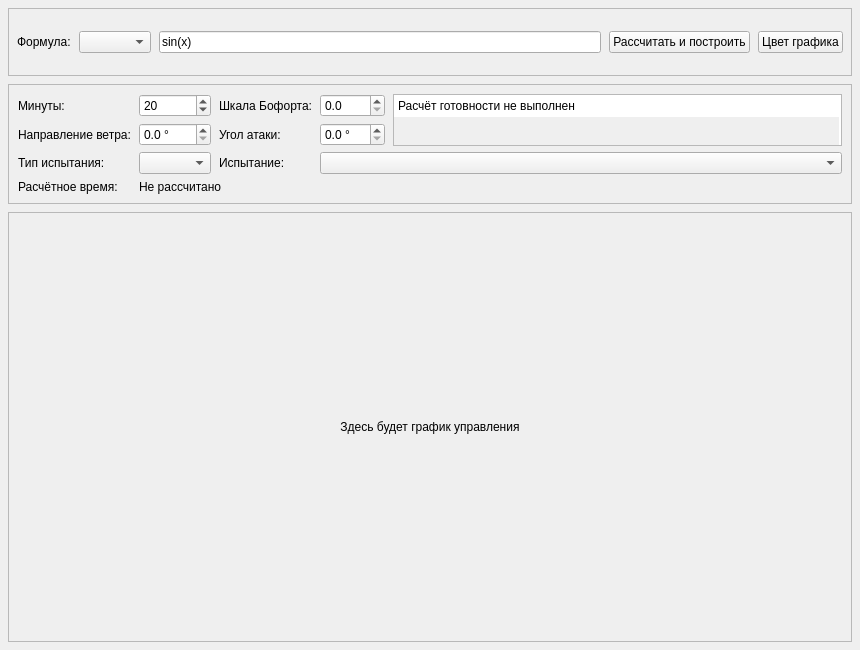
<?xml version="1.0" encoding="UTF-8"?>
<ui version="4.0">
 <class>ControlChartsTabWidget</class>
 <widget class="QWidget" name="ControlChartsTabWidget">
  <property name="geometry">
   <rect>
    <x>0</x>
    <y>0</y>
    <width>860</width>
    <height>650</height>
   </rect>
  </property>
  <layout class="QVBoxLayout" name="verticalLayoutRoot">
   <property name="spacing">
    <number>8</number>
   </property>
   <property name="leftMargin">
    <number>8</number>
   </property>
   <property name="topMargin">
    <number>8</number>
   </property>
   <property name="rightMargin">
    <number>8</number>
   </property>
   <property name="bottomMargin">
    <number>8</number>
   </property>
   <item>
    <widget class="QFrame" name="frameFormulaPanel">
     <property name="frameShape">
      <enum>QFrame::StyledPanel</enum>
     </property>
     <layout class="QHBoxLayout" name="horizontalLayoutFormulaPanel">
      <property name="spacing">
       <number>8</number>
      </property>
      <property name="leftMargin">
       <number>8</number>
      </property>
      <property name="topMargin">
       <number>6</number>
      </property>
      <property name="rightMargin">
       <number>8</number>
      </property>
      <property name="bottomMargin">
       <number>6</number>
      </property>
      <item>
       <widget class="QLabel" name="labelFormulaCaption">
        <property name="text">
         <string>Формула:</string>
        </property>
       </widget>
      </item>
      <item>
       <widget class="QComboBox" name="comboBoxFormulaTemplate"/>
      </item>
      <item>
       <widget class="QLineEdit" name="lineEditFormula">
        <property name="text">
         <string>sin(x)</string>
        </property>
        <property name="placeholderText">
         <string>Введите формулу управляющего воздействия</string>
        </property>
       </widget>
      </item>
      <item>
       <widget class="QPushButton" name="buttonCalculatePlot">
        <property name="text">
         <string>Рассчитать и построить</string>
        </property>
       </widget>
      </item>
      <item>
       <widget class="QPushButton" name="buttonPickLineColor">
        <property name="text">
         <string>Цвет графика</string>
        </property>
       </widget>
      </item>
     </layout>
    </widget>
   </item>
   <item>
    <widget class="QFrame" name="frameControlSettings">
     <property name="frameShape">
      <enum>QFrame::StyledPanel</enum>
     </property>
     <layout class="QGridLayout" name="gridLayoutControlSettings">
      <property name="horizontalSpacing">
       <number>8</number>
      </property>
      <property name="verticalSpacing">
       <number>6</number>
      </property>
      <item row="0" column="0">
       <widget class="QLabel" name="labelMinutesCaption">
        <property name="text">
         <string>Минуты:</string>
        </property>
       </widget>
      </item>
      <item row="0" column="1">
       <widget class="QSpinBox" name="spinBoxMinutes">
        <property name="minimum">
         <number>1</number>
        </property>
        <property name="maximum">
         <number>1000</number>
        </property>
        <property name="value">
         <number>20</number>
        </property>
       </widget>
      </item>
      <item row="0" column="2">
       <widget class="QLabel" name="labelBeaufortCaption">
        <property name="text">
         <string>Шкала Бофорта:</string>
        </property>
       </widget>
      </item>
      <item row="0" column="3">
       <widget class="QDoubleSpinBox" name="doubleSpinBoxBeaufort">
        <property name="decimals">
         <number>1</number>
        </property>
        <property name="minimum">
         <double>0.000000000000000</double>
        </property>
        <property name="maximum">
         <double>12.000000000000000</double>
        </property>
        <property name="singleStep">
         <double>0.100000000000000</double>
        </property>
       </widget>
      </item>
      <item row="1" column="0">
       <widget class="QLabel" name="labelDirectionCaption">
        <property name="text">
         <string>Направление ветра:</string>
        </property>
       </widget>
      </item>
      <item row="1" column="1">
       <widget class="QDoubleSpinBox" name="doubleSpinBoxDirection">
        <property name="decimals">
         <number>1</number>
        </property>
        <property name="minimum">
         <double>0.000000000000000</double>
        </property>
        <property name="maximum">
         <double>360.000000000000000</double>
        </property>
        <property name="singleStep">
         <double>1.000000000000000</double>
        </property>
        <property name="suffix">
         <string> °</string>
        </property>
       </widget>
      </item>
      <item row="1" column="2">
       <widget class="QLabel" name="labelAngleOfAttackCaption">
        <property name="text">
         <string>Угол атаки:</string>
        </property>
       </widget>
      </item>
      <item row="1" column="3">
       <widget class="QDoubleSpinBox" name="doubleSpinBoxAngleOfAttack">
        <property name="decimals">
         <number>1</number>
        </property>
        <property name="minimum">
         <double>0.000000000000000</double>
        </property>
        <property name="maximum">
         <double>360.000000000000000</double>
        </property>
        <property name="singleStep">
         <double>1.000000000000000</double>
        </property>
        <property name="suffix">
         <string> °</string>
        </property>
       </widget>
      </item>
      <item row="0" column="4" rowspan="2">
       <widget class="QPlainTextEdit" name="plainTextEditReadinessStatus">
        <property name="minimumSize">
         <size>
          <width>180</width>
          <height>48</height>
         </size>
        </property>
        <property name="maximumSize">
         <size>
          <width>16777215</width>
          <height>84</height>
         </size>
        </property>
        <property name="focusPolicy">
         <enum>Qt::NoFocus</enum>
        </property>
        <property name="horizontalScrollBarPolicy">
         <enum>Qt::ScrollBarAlwaysOff</enum>
        </property>
        <property name="readOnly">
         <bool>true</bool>
        </property>
        <property name="plainText">
         <string>Расчёт готовности не выполнен</string>
        </property>
        <property name="backgroundVisible">
         <bool>true</bool>
        </property>
       </widget>
      </item>
      <item row="2" column="0">
       <widget class="QLabel" name="labelTestModeCaption">
        <property name="text">
         <string>Тип испытания:</string>
        </property>
       </widget>
      </item>
      <item row="2" column="1">
       <widget class="QComboBox" name="comboBoxTestMode"/>
      </item>
      <item row="2" column="2">
       <widget class="QLabel" name="labelTestProgramCaption">
        <property name="text">
         <string>Испытание:</string>
        </property>
       </widget>
      </item>
      <item row="2" column="3" colspan="2">
       <widget class="QComboBox" name="comboBoxTestProgram"/>
      </item>
      <item row="3" column="0">
       <widget class="QLabel" name="labelEstimatedDurationCaption">
        <property name="text">
         <string>Расчётное время:</string>
        </property>
       </widget>
      </item>
      <item row="3" column="1" colspan="4">
       <widget class="QLabel" name="labelEstimatedDurationValue">
        <property name="text">
         <string>Не рассчитано</string>
        </property>
       </widget>
      </item>
     </layout>
    </widget>
   </item>
   <item>
    <widget class="QFrame" name="framePlotArea">
     <property name="minimumSize">
      <size>
       <width>0</width>
       <height>430</height>
      </size>
     </property>
     <property name="frameShape">
      <enum>QFrame::StyledPanel</enum>
     </property>
     <layout class="QVBoxLayout" name="verticalLayoutPlot">
      <item>
       <widget class="QLabel" name="labelPlotState">
        <property name="minimumSize">
         <size>
          <width>0</width>
          <height>400</height>
         </size>
        </property>
        <property name="text">
         <string>Здесь будет график управления</string>
        </property>
        <property name="alignment">
         <set>Qt::AlignCenter</set>
        </property>
       </widget>
      </item>
     </layout>
    </widget>
   </item>
  </layout>
 </widget>
 <resources/>
 <connections/>
</ui>
